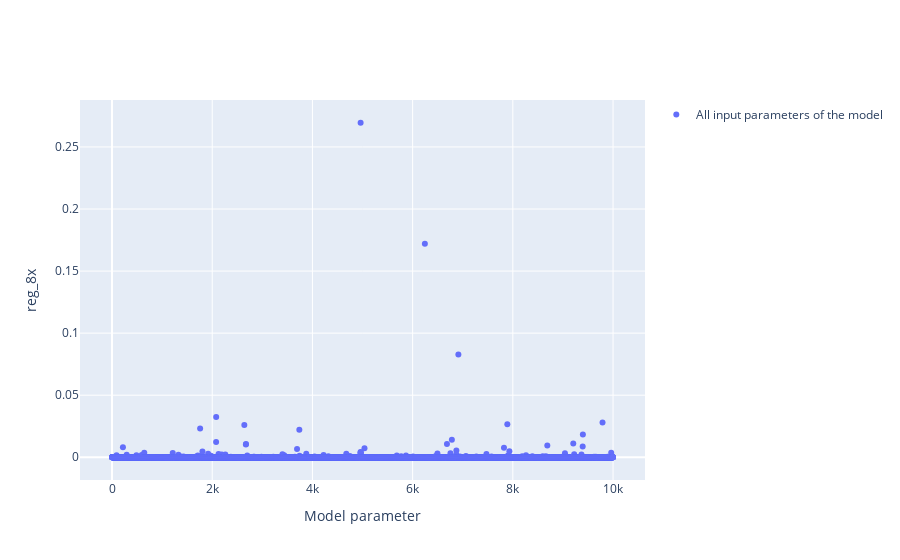

Notebook code cell kept with this figure:
### Code cell
fig = gsa_delt.plot_sa_results({"reg_8x": src_8x**2})

### Figure 1 — Plotly figure (JSON) as saved in the notebook; plotly's stock layout.template omitted (floating-point values rounded to 4 significant figures; data arrays with more than 128 entries replaced by an {"elided": "..."} marker saying what was removed)
{"data": [{"legendgroup": "gsa_method", "marker": {"color": "#636EFA"}, "mode": "markers", "name": "All input parameters of the model", "showlegend": true, "type": "scatter", "x": {"elided": "10000 int values"}, "xaxis": "x", "y": {"elided": "10000 float values"}, "yaxis": "y"}], "layout": {"xaxis": {"anchor": "y", "domain": [0, 1], "title": {"text": "Model parameter"}}, "yaxis": {"anchor": "x", "domain": [0, 1], "title": {"text": "reg_8x"}}}}
